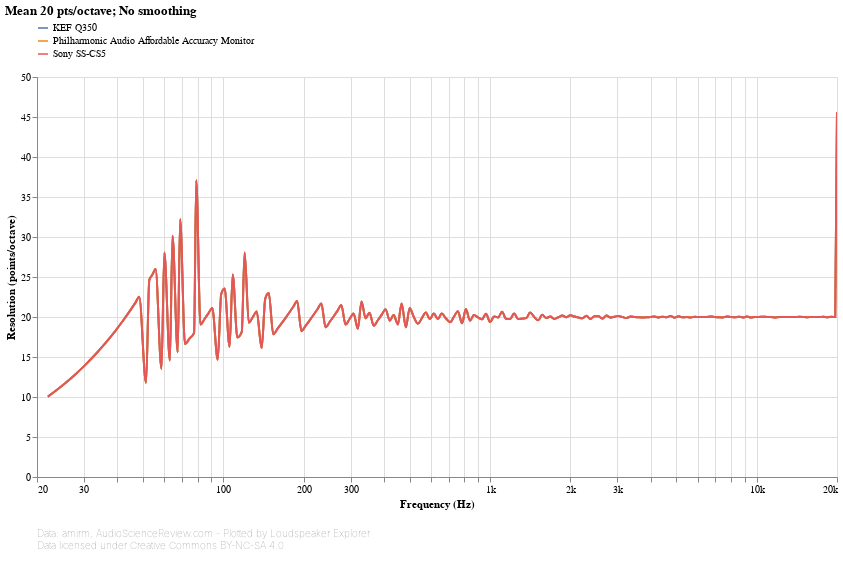

Source (notebook cell):
### Markdown cell above
## Resolution

This chart shows the resolution of the input data at each frequency. For each point, resolution is calculated by looking at the distance from the previous point. The larger the distance, the lower the resolution.

A straight, horizontal line means that resolution is constant throughout the spectrum, or in other words, points are equally spaced in log-frequency. Some Loudspeaker Explorer features, especially smoothing and detrending, implicitly assume that this is the case, and might produce inaccurate results otherwise.

### Code cell
#@markdown
frequency_response_chart(
    speakers_fr_ready
        .pipe(lsx.pd.index_as_columns)
        .set_index('Speaker')
        .set_index('Frequency [Hz]', append=True, drop=False)
        .groupby('Speaker').apply(lambda frequencies: frequencies / frequencies.shift(1))
        .pipe(np.log2)
        .pow(-1)
        .rename(columns={'Frequency [Hz]': 'Resolution (points/octave)'})
        .pipe(lsx.pd.remap_columns, {
            'Resolution (points/octave)': 'value',
        }),
    lambda chart: lsx.util.pipe(chart
        .encode(
            alt.Y('value', type='quantitative', title='Resolution (points/octave)', axis=alt.Axis(grid=True)),
            speaker_color()),
        speaker_input),
    lambda chart: lsx.alt.interactive_line(chart),
    alter_tooltips=lambda tooltips:
        ([alt.Tooltip('speaker', title='Speaker')]
            if speakers_fr_ready.index.get_level_values('Speaker').nunique() > 1 else []) +
        tooltips +
        [alt.Tooltip('value', type='quantitative', title='Resolution (points/octave)', format='.2f')]
)

### Figure 1 — Vega-Lite specification as saved in the notebook (floating-point values rounded to 4 significant figures; data arrays with more than 128 entries replaced by an {"elided": "..."} marker saying what was removed)
{"config": {"view": {"continuousWidth": 400, "continuousHeight": 300, "opacity": 0}}, "vconcat": [{"layer": [{"mark": {"type": "line", "clip": true, "interpolate": "monotone"}, "encoding": {"opacity": {"condition": {"value": 1, "selection": "selector001"}, "value": 0.2}}, "selection": {"selector001": {"type": "multi", "encodings": ["color"], "bind": "legend"}, "selector003": {"type": "interval", "bind": "scales", "encodings": ["x", "y"]}, "selector004": {"type": "single", "fields": ["speaker"], "bind": {"input": "select", "options": [null, "KEF Q350", "Philharmonic Audio Affordable Accuracy Monitor", "Sony SS-CS5"], "labels": ["All", "KEF Q350", "Philharmonic Audio Affordable Accuracy Monitor", "Sony SS-CS5"], "name": "Speaker: "}}}, "title": {"text": "Mean 20 pts/octave; No smoothing", "anchor": "start"}}, {"mark": {"type": "circle", "clip": true, "size": 100}, "encoding": {"fillOpacity": {"condition": {"value": 0.3, "selection": "selector002"}, "value": 0}}, "selection": {"selector002": {"type": "single", "on": "mouseover", "clear": "mouseout", "empty": "none", "encodings": ["x", "y"]}}, "title": {"text": "Mean 20 pts/octave; No smoothing", "anchor": "start"}}], "data": {"name": "data-54563cc212528fd00e7dc13cb8135f15"}, "encoding": {"color": {"type": "nominal", "field": "speaker", "legend": {"direction": "vertical", "labelLimit": 600, "orient": "top", "symbolType": "stroke"}, "title": null}, "tooltip": [{"type": "nominal", "field": "speaker", "title": "Speaker"}, {"type": "quantitative", "field": "frequency", "format": ".03s", "title": "Frequency (Hz)"}, {"type": "quantitative", "field": "value", "format": ".2f", "title": "Resolution (points/octave)"}], "x": {"type": "quantitative", "axis": {"format": "s"}, "field": "frequency", "scale": {"base": 10, "domain": [20, 20000], "nice": false, "type": "log"}, "title": "Frequency (Hz)"}, "y": {"type": "quantitative", "axis": {"grid": true}, "field": "value", "title": "Resolution (points/octave)"}}, "height": 400, "transform": [{"flatten": ["frequency", "value"]}, {"filter": {"selection": "selector004"}}], "width": 800}, {"mark": "text", "height": 1, "title": {"text": ["Data: amirm, AudioScienceReview.com - Plotted by Loudspeaker Explorer", "Data licensed under Creative Commons BY-NC-SA 4.0"], "anchor": "start", "color": "gray", "fontSize": 10, "fontWeight": "lighter"}, "width": 600}], "resolve": {"legend": {"color": "independent"}}, "$schema": "https://vega.github.io/schema/vega-lite/v4.8.1.json", "datasets": {"data-54563cc212528fd00e7dc13cb8135f15": [{"speaker": "KEF Q350", "frequency": {"elided": "194 float values"}, "value": {"elided": "194 float values"}}, {"speaker": "Philharmonic Audio Affordable Accuracy Monitor", "frequency": {"elided": "194 float values"}, "value": {"elided": "194 float values"}}, {"speaker": "Sony SS-CS5", "frequency": {"elided": "194 float values"}, "value": {"elided": "194 float values"}}]}}
